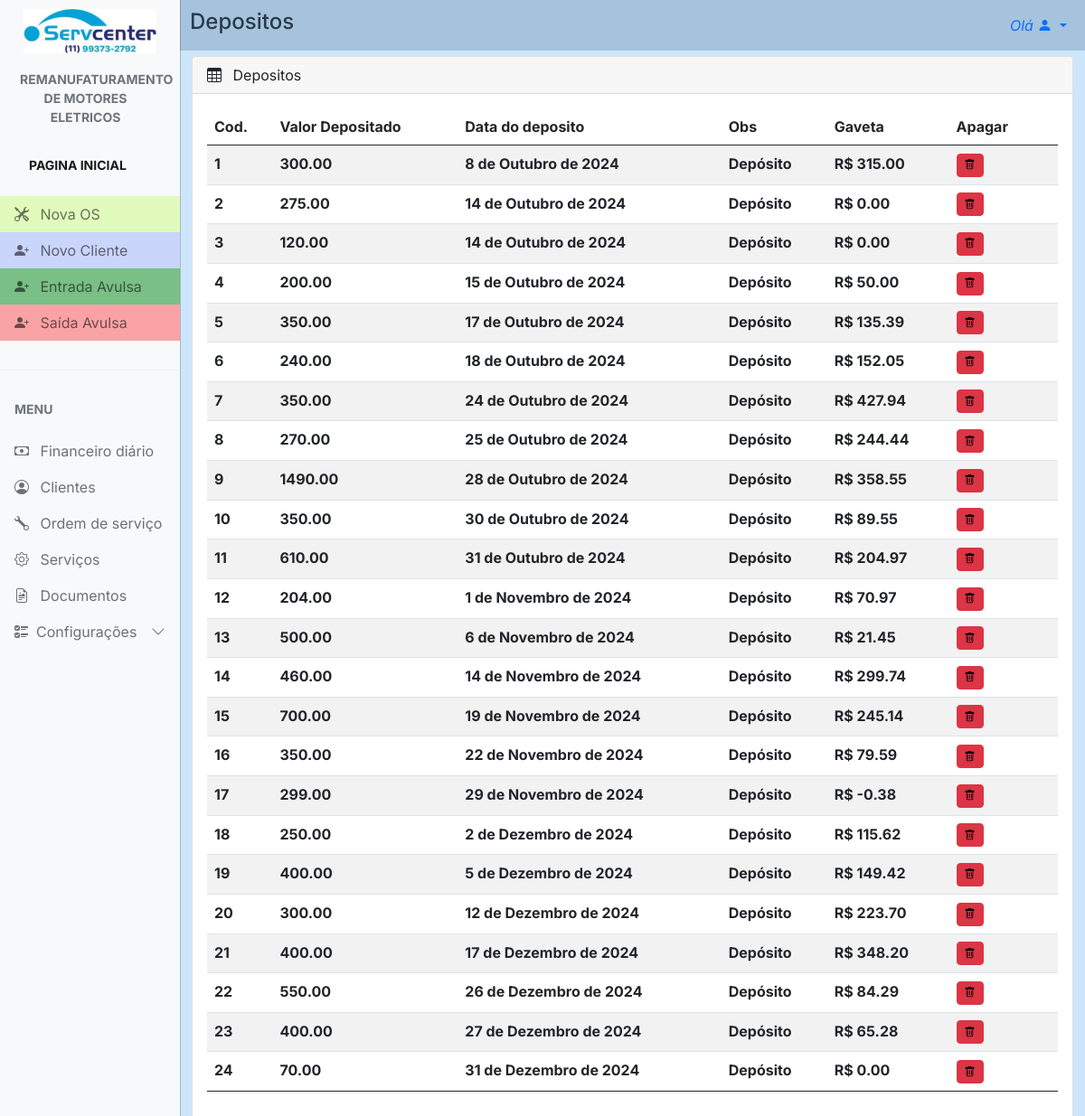
Before: /finance/deposit_list/ with the older database file.
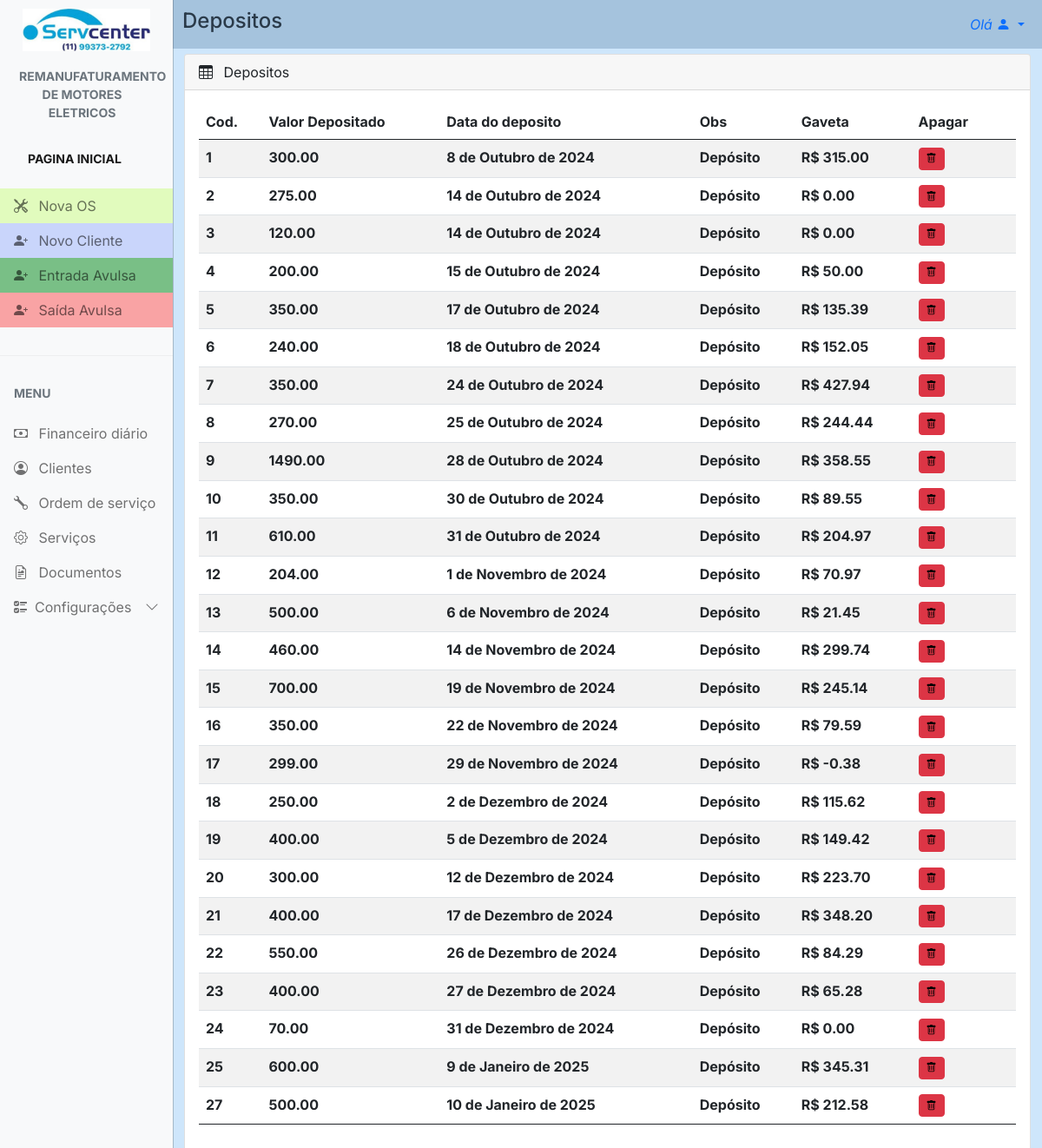
After: the same page with the newer database file.
### finance/models.py (models this page shows, shortened)
class Caixa(models.Model):
    deposits = models.CharField(max_length=10, null=True, blank=True)
    date = models.DateField(blank=True)
    obs = models.CharField(max_length=10, blank=True, null=True)
    saldo = models.CharField(max_length=10, null=True, blank=True)

### finance/views.py (the view)
# urls.py: path('deposit_list/', views.deposit_list, name='deposit_list'),
def deposit_list(request):
    deposits = Caixa.objects.all()
    return render(request, 'deposits.html', {'deposits': deposits})

### config/context_processors.py (called while the page is built)
def conf(request):
    logo = Config.objects.all().first
    return {'logo': logo}

### servcenter/context_processors.py (called while the page is built)
def project_settings(request):
    config = Config.objects.first()
    return {
        'config': config,
    }

### finance/templates/deposits.html (shortened to what this page needs)
{% extends "main.html" %} {% load static %} {% block 'head' %}
<link rel="stylesheet" href="{% static 'css/main.css' %}" />
<link rel="stylesheet" href="{% static 'finance/css/finance.css' %}" />
{% endblock %} {% block 'main' %}
<div class="row all">
  <div id="cad_cli_tit">
    <a>Depositos</a>
  </div>
  <div class="col-md-12 mb-3">
    <div class="card">
      <div class="card-header">
        <span><i class="bi bi-table me-2"></i></span> Depositos
      </div>
      <div class="card-body">
        <div id="table_cli" class="table-responsive">
          <table
            id="example"
            class="table table-striped data-table"
            style="width: 100%"
          >
            <thead>
              <tr>
                <th>Cod.</th>
                <th>Valor Depositado</th>
                <th>Data do deposito</th>
                <th>Obs</th>
                <th>Gaveta</th>
                <th id="acoes_th">Apagar</th>
              </tr>
            </thead>
            <tbody>
              {% for deposit in deposits %}
              <tr id="fin_table">
                <th>{{ deposit.id }}</a></th>
                <th>{{ deposit.deposits }}</a></th>
                <th>{{ deposit.date }}</a></th>
                <th>{{ deposit.obs }}</a></th>
                <th>{{ deposit.saldo }}</a></th>
                <th>
                  <a
                    href="{% url 'del_deposit' deposit.id %}"
                    id="btn_ap"
                    type="button"
                    class="btn btn-danger delete"
                  >
                    <i class="bi bi-trash"></i>
                  </a>
                </th>
              </tr>
              {% endfor %}
            </tbody>
          </table>
        </div>
      </div>
    </div>
  </div>
</div>
{% endblock%}

Changed rows visible on the page:
added Caixa: id "25", deposits "600.00", date "9 de Janeiro de 2025", obs "Depósito", saldo "R$ 345.31"
added Caixa: id "27", deposits "500.00", date "10 de Janeiro de 2025", obs "Depósito", saldo "R$ 212.58"
